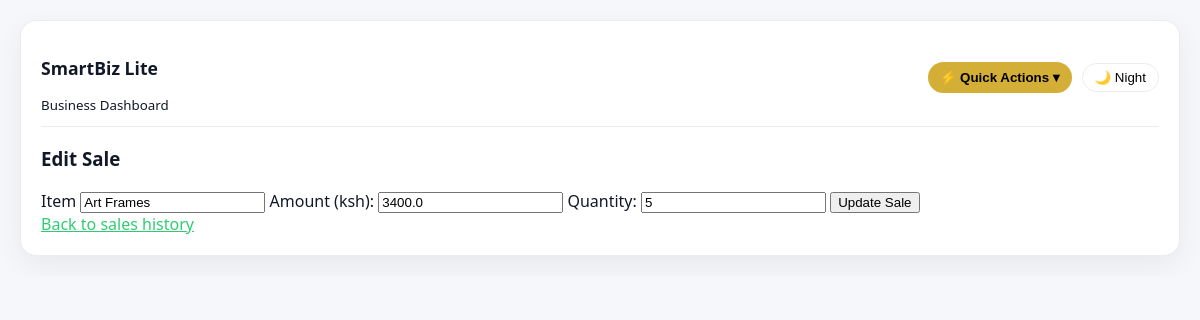
/sales/edit/76, run on the app's committed database.
### tables this page shows
CREATE TABLE sales (
            id INTEGER PRIMARY KEY AUTOINCREMENT,
            item TEXT NOT NULL,
            amount REAL NOT NULL,
            quantity INTEGER NOT NULL,
            total REAL NOT NULL,
            created_at TEXT NOT NULL,
            deleted INTEGER DEFAULT 0
        );

### app.py (the view, shortened to what this page needs)
@app.route("/sales/edit/<int:sale_id>", methods=["GET", "POST"])
def edit_sale(sale_id):
    conn = get_db_connection()
    cur = conn.cursor()
    cur.execute("SELECT * FROM sales WHERE id=?", (sale_id,))
    sale = cur.fetchone()
    conn.close()
    return render_template('edit_sale.html', sale=sale)

### db.py (called while the page is built)
def get_db_connection():
    conn = sqlite3.connect(DB_PATH)
    conn.row_factory = sqlite3.Row
    return conn

### templates/edit_sale.html (shortened to what this page needs)
{% extends "base.html" %}
{% block content %}
    <h3>Edit Sale </h3>
    <form method='post'>
        <label>Item </label>
        <input type='text' name='item' placeholder='Name' value='{{sale['item']}}' required>
        <label>Amount (ksh):</label>
        <input type='number' name='amount' placeholder='Amount'  value='{{sale['amount']}}'required>
        <label>Quantity: <lbel>
        <input type='number' name='quantity' placeholder='Quantity' value='{{sale['quantity']}}' required>
        <button type='submit'>Update Sale</button>
    </form>
    <div class="section-footer">
      <a href='/history/sales'>Back to sales history</a>
    </div>
{% endblock %}

### static/css/main.css (style rules this page uses)
:root { --bg: #f6f7fb; --text: #111827; --card: #ffffff; --muted: #6b7280; --accent: #D4AF37; --green: #2ecc71; --border: rgba(17, 24, 39, 0.08); --shadow: 0 10px 30px rgba(0,0,0,0.06); }
* { box-sizing: border-box; }
html, body { margin: 0; padding: 0; width: 100%; overflow-x: hidden; font-family: system-ui, -apple-system, Segoe UI, Roboto, sans-serif; background: var(--bg); color: var(--text); }
a { color: var(--green); }

### data on the page
sales: item "Art Frames", amount "3400.0", quantity "5"
